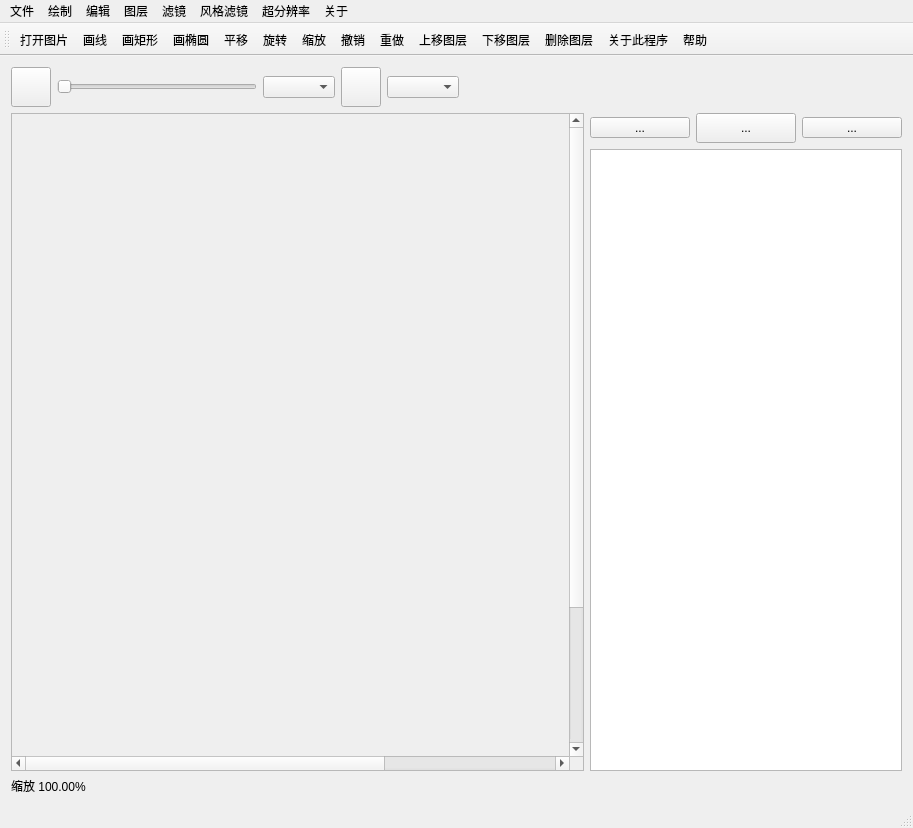
<?xml version="1.0" encoding="UTF-8"?>
<ui version="4.0">
 <class>MainWindow</class>
 <widget class="QMainWindow" name="MainWindow">
  <property name="geometry">
   <rect>
    <x>0</x>
    <y>0</y>
    <width>913</width>
    <height>828</height>
   </rect>
  </property>
  <property name="font">
   <font>
    <stylestrategy>PreferDefault</stylestrategy>
   </font>
  </property>
  <property name="windowTitle">
   <string>Little PhotoShop</string>
  </property>
  <property name="windowIcon">
   <iconset resource="../../imgs.qrc">
    <normaloff>:/img/img/icon.png</normaloff>:/img/img/icon.png</iconset>
  </property>
  <widget class="QWidget" name="centralWidget">
   <property name="sizePolicy">
    <sizepolicy hsizetype="Minimum" vsizetype="Minimum">
     <horstretch>0</horstretch>
     <verstretch>0</verstretch>
    </sizepolicy>
   </property>
   <layout class="QVBoxLayout" name="verticalLayout">
    <item>
     <layout class="QHBoxLayout" name="horizontalLayout">
      <item>
       <widget class="QPushButton" name="foreColorButton">
        <property name="sizePolicy">
         <sizepolicy hsizetype="Fixed" vsizetype="Fixed">
          <horstretch>0</horstretch>
          <verstretch>0</verstretch>
         </sizepolicy>
        </property>
        <property name="minimumSize">
         <size>
          <width>40</width>
          <height>40</height>
         </size>
        </property>
        <property name="maximumSize">
         <size>
          <width>40</width>
          <height>40</height>
         </size>
        </property>
        <property name="text">
         <string/>
        </property>
       </widget>
      </item>
      <item>
       <widget class="QSlider" name="penWidthSlider">
        <property name="sizePolicy">
         <sizepolicy hsizetype="Fixed" vsizetype="Fixed">
          <horstretch>0</horstretch>
          <verstretch>0</verstretch>
         </sizepolicy>
        </property>
        <property name="minimumSize">
         <size>
          <width>200</width>
          <height>0</height>
         </size>
        </property>
        <property name="maximumSize">
         <size>
          <width>200</width>
          <height>16777215</height>
         </size>
        </property>
        <property name="orientation">
         <enum>Qt::Horizontal</enum>
        </property>
       </widget>
      </item>
      <item>
       <widget class="QComboBox" name="penStyleComboBox"/>
      </item>
      <item>
       <widget class="QPushButton" name="backColorButton">
        <property name="sizePolicy">
         <sizepolicy hsizetype="Fixed" vsizetype="Fixed">
          <horstretch>0</horstretch>
          <verstretch>0</verstretch>
         </sizepolicy>
        </property>
        <property name="minimumSize">
         <size>
          <width>40</width>
          <height>40</height>
         </size>
        </property>
        <property name="maximumSize">
         <size>
          <width>40</width>
          <height>40</height>
         </size>
        </property>
        <property name="text">
         <string/>
        </property>
       </widget>
      </item>
      <item>
       <widget class="QComboBox" name="brushStyleComboBox"/>
      </item>
      <item>
       <spacer name="horizontalSpacer">
        <property name="orientation">
         <enum>Qt::Horizontal</enum>
        </property>
        <property name="sizeHint" stdset="0">
         <size>
          <width>40</width>
          <height>20</height>
         </size>
        </property>
       </spacer>
      </item>
     </layout>
    </item>
    <item>
     <layout class="QHBoxLayout" name="horizontalLayout_3">
      <item>
       <widget class="QScrollArea" name="scrollArea">
        <property name="widgetResizable">
         <bool>true</bool>
        </property>
        <widget class="QWidget" name="scrollAreaWidgetContents">
         <property name="geometry">
          <rect>
           <x>0</x>
           <y>0</y>
           <width>818</width>
           <height>818</height>
          </rect>
         </property>
         <layout class="QHBoxLayout" name="horizontalLayout_2">
          <item>
           <widget class="ImageWidget" name="MainDisplayWidget" native="true">
            <property name="sizePolicy">
             <sizepolicy hsizetype="Expanding" vsizetype="Expanding">
              <horstretch>0</horstretch>
              <verstretch>0</verstretch>
             </sizepolicy>
            </property>
            <property name="minimumSize">
             <size>
              <width>800</width>
              <height>800</height>
             </size>
            </property>
            <property name="maximumSize">
             <size>
              <width>3000</width>
              <height>3000</height>
             </size>
            </property>
           </widget>
          </item>
         </layout>
        </widget>
       </widget>
      </item>
      <item>
       <layout class="QVBoxLayout" name="verticalLayout_2">
        <item>
         <layout class="QHBoxLayout" name="horizontalLayout_4">
          <item>
           <widget class="QToolButton" name="layoutUpToolButton">
            <property name="minimumSize">
             <size>
              <width>100</width>
              <height>0</height>
             </size>
            </property>
            <property name="text">
             <string>...</string>
            </property>
            <property name="icon">
             <iconset resource="../../imgs.qrc">
              <normaloff>:/img/img/up.png</normaloff>:/img/img/up.png</iconset>
            </property>
           </widget>
          </item>
          <item>
           <widget class="QToolButton" name="layoutDownToolButton">
            <property name="minimumSize">
             <size>
              <width>100</width>
              <height>30</height>
             </size>
            </property>
            <property name="text">
             <string>...</string>
            </property>
            <property name="icon">
             <iconset resource="../../imgs.qrc">
              <normaloff>:/img/img/down.png</normaloff>:/img/img/down.png</iconset>
            </property>
           </widget>
          </item>
          <item>
           <widget class="QToolButton" name="layoutDeleteToolButton">
            <property name="minimumSize">
             <size>
              <width>100</width>
              <height>0</height>
             </size>
            </property>
            <property name="text">
             <string>...</string>
            </property>
            <property name="icon">
             <iconset resource="../../imgs.qrc">
              <normaloff>:/img/img/delete.png</normaloff>:/img/img/delete.png</iconset>
            </property>
           </widget>
          </item>
         </layout>
        </item>
        <item>
         <widget class="QListWidget" name="layoutListWidget">
          <property name="sizePolicy">
           <sizepolicy hsizetype="Preferred" vsizetype="Minimum">
            <horstretch>0</horstretch>
            <verstretch>0</verstretch>
           </sizepolicy>
          </property>
          <property name="minimumSize">
           <size>
            <width>300</width>
            <height>600</height>
           </size>
          </property>
         </widget>
        </item>
       </layout>
      </item>
     </layout>
    </item>
    <item>
     <widget class="QLabel" name="scaleLabel">
      <property name="text">
       <string>缩放 100.00%</string>
      </property>
     </widget>
    </item>
   </layout>
  </widget>
  <widget class="QMenuBar" name="menuBar">
   <property name="geometry">
    <rect>
     <x>0</x>
     <y>0</y>
     <width>913</width>
     <height>21</height>
    </rect>
   </property>
   <widget class="QMenu" name="menu">
    <property name="title">
     <string>文件</string>
    </property>
    <addaction name="action_newCanvas"/>
    <addaction name="action_openPro"/>
    <addaction name="action_openPic"/>
    <addaction name="action_saveCanvas"/>
    <addaction name="action_saveAsPic"/>
   </widget>
   <widget class="QMenu" name="menu_2">
    <property name="title">
     <string>绘制</string>
    </property>
    <addaction name="action_drawLine"/>
    <addaction name="action_drawEllipse"/>
    <addaction name="action_drawRect"/>
   </widget>
   <widget class="QMenu" name="menu_3">
    <property name="title">
     <string>关于</string>
    </property>
    <addaction name="action_aboutPro"/>
    <addaction name="action_aboutQt"/>
    <addaction name="action_help"/>
   </widget>
   <widget class="QMenu" name="menu_4">
    <property name="title">
     <string>编辑</string>
    </property>
    <addaction name="action_move"/>
    <addaction name="action_rotate"/>
    <addaction name="action_scale"/>
    <addaction name="action_undo"/>
    <addaction name="action_redo"/>
   </widget>
   <widget class="QMenu" name="menu_5">
    <property name="title">
     <string>图层</string>
    </property>
    <addaction name="action_layoutUp"/>
    <addaction name="action_layoutDown"/>
    <addaction name="action_deleteLayout"/>
    <addaction name="action_mergeLayout"/>
   </widget>
   <widget class="QMenu" name="menu_6">
    <property name="title">
     <string>滤镜</string>
    </property>
    <addaction name="action_inverse"/>
    <addaction name="action_histoEqu"/>
    <addaction name="action_logOper"/>
    <addaction name="action_convo"/>
    <addaction name="action_laplac"/>
    <addaction name="action_grey"/>
    <addaction name="action_bin"/>
    <addaction name="action_lumaChange"/>
    <addaction name="action_bilafilter"/>
   </widget>
   <widget class="QMenu" name="menu_7">
    <property name="title">
     <string>风格滤镜</string>
    </property>
    <addaction name="action_nostalgic"/>
    <addaction name="action_fleeting"/>
    <addaction name="action_lighting"/>
    <addaction name="action_building_block"/>
    <addaction name="action_comic"/>
    <addaction name="action_lowLight"/>
    <addaction name="action_casting"/>
    <addaction name="action_neonLight"/>
    <addaction name="action_exposal"/>
    <addaction name="action_freezing"/>
    <addaction name="action_oilPaint"/>
   </widget>
   <widget class="QMenu" name="menu_8">
    <property name="title">
     <string>超分辨率</string>
    </property>
    <addaction name="action_FSRCNN"/>
    <addaction name="action_EDSR"/>
    <addaction name="action_ESPCN"/>
    <addaction name="action_LapSRN"/>
   </widget>
   <addaction name="menu"/>
   <addaction name="menu_2"/>
   <addaction name="menu_4"/>
   <addaction name="menu_5"/>
   <addaction name="menu_6"/>
   <addaction name="menu_7"/>
   <addaction name="menu_8"/>
   <addaction name="menu_3"/>
  </widget>
  <widget class="QToolBar" name="mainToolBar">
   <attribute name="toolBarArea">
    <enum>TopToolBarArea</enum>
   </attribute>
   <attribute name="toolBarBreak">
    <bool>false</bool>
   </attribute>
   <addaction name="action_openPic"/>
   <addaction name="action_drawLine"/>
   <addaction name="action_drawRect"/>
   <addaction name="action_drawEllipse"/>
   <addaction name="action_move"/>
   <addaction name="action_rotate"/>
   <addaction name="action_scale"/>
   <addaction name="action_undo"/>
   <addaction name="action_redo"/>
   <addaction name="action_layoutUp"/>
   <addaction name="action_layoutDown"/>
   <addaction name="action_deleteLayout"/>
   <addaction name="action_aboutPro"/>
   <addaction name="action_help"/>
  </widget>
  <widget class="QStatusBar" name="statusBar"/>
  <action name="action_newCanvas">
   <property name="text">
    <string>新建工程</string>
   </property>
  </action>
  <action name="action_openPic">
   <property name="icon">
    <iconset resource="../../imgs.qrc">
     <normaloff>:/img/img/add.png</normaloff>:/img/img/add.png</iconset>
   </property>
   <property name="text">
    <string>打开图片</string>
   </property>
  </action>
  <action name="action_saveCanvas">
   <property name="icon">
    <iconset resource="../../imgs.qrc">
     <normaloff>:/img/img/save.png</normaloff>:/img/img/save.png</iconset>
   </property>
   <property name="text">
    <string>保存工程</string>
   </property>
  </action>
  <action name="action_saveAsPic">
   <property name="icon">
    <iconset resource="../../imgs.qrc">
     <normaloff>:/img/img/png.png</normaloff>:/img/img/png.png</iconset>
   </property>
   <property name="text">
    <string>另存为图片</string>
   </property>
  </action>
  <action name="action_drawLine">
   <property name="checkable">
    <bool>false</bool>
   </property>
   <property name="checked">
    <bool>false</bool>
   </property>
   <property name="enabled">
    <bool>true</bool>
   </property>
   <property name="icon">
    <iconset resource="../../imgs.qrc">
     <normaloff>:/img/img/line.png</normaloff>:/img/img/line.png</iconset>
   </property>
   <property name="text">
    <string>画线</string>
   </property>
  </action>
  <action name="action_drawEllipse">
   <property name="icon">
    <iconset resource="../../imgs.qrc">
     <normaloff>:/img/img/ellipse.png</normaloff>:/img/img/ellipse.png</iconset>
   </property>
   <property name="text">
    <string>画椭圆</string>
   </property>
  </action>
  <action name="action_aboutPro">
   <property name="icon">
    <iconset resource="../../imgs.qrc">
     <normaloff>:/img/img/information.png</normaloff>:/img/img/information.png</iconset>
   </property>
   <property name="text">
    <string>关于此程序</string>
   </property>
  </action>
  <action name="action_aboutQt">
   <property name="icon">
    <iconset resource="../../imgs.qrc">
     <normaloff>:/img/img/qt.png</normaloff>:/img/img/qt.png</iconset>
   </property>
   <property name="text">
    <string>关于Qt</string>
   </property>
  </action>
  <action name="action_help">
   <property name="icon">
    <iconset resource="../../imgs.qrc">
     <normaloff>:/img/img/help.png</normaloff>:/img/img/help.png</iconset>
   </property>
   <property name="text">
    <string>帮助</string>
   </property>
  </action>
  <action name="action_drawRect">
   <property name="icon">
    <iconset resource="../../imgs.qrc">
     <normaloff>:/img/img/Rect.png</normaloff>:/img/img/Rect.png</iconset>
   </property>
   <property name="text">
    <string>画矩形</string>
   </property>
  </action>
  <action name="action_move">
   <property name="icon">
    <iconset resource="../../imgs.qrc">
     <normaloff>:/img/img/Move.png</normaloff>:/img/img/Move.png</iconset>
   </property>
   <property name="text">
    <string>平移</string>
   </property>
  </action>
  <action name="action_rotate">
   <property name="icon">
    <iconset resource="../../imgs.qrc">
     <normaloff>:/img/img/Rotate.png</normaloff>:/img/img/Rotate.png</iconset>
   </property>
   <property name="text">
    <string>旋转</string>
   </property>
  </action>
  <action name="action_scale">
   <property name="icon">
    <iconset resource="../../imgs.qrc">
     <normaloff>:/img/img/Scale.png</normaloff>:/img/img/Scale.png</iconset>
   </property>
   <property name="text">
    <string>缩放</string>
   </property>
  </action>
  <action name="action_undo">
   <property name="icon">
    <iconset resource="../../imgs.qrc">
     <normaloff>:/img/img/undo.png</normaloff>:/img/img/undo.png</iconset>
   </property>
   <property name="text">
    <string>撤销</string>
   </property>
  </action>
  <action name="action_redo">
   <property name="icon">
    <iconset resource="../../imgs.qrc">
     <normaloff>:/img/img/redo.png</normaloff>:/img/img/redo.png</iconset>
   </property>
   <property name="text">
    <string>重做</string>
   </property>
  </action>
  <action name="action_openPro">
   <property name="icon">
    <iconset resource="../../imgs.qrc">
     <normaloff>:/img/img/file.png</normaloff>:/img/img/file.png</iconset>
   </property>
   <property name="text">
    <string>打开工程</string>
   </property>
  </action>
  <action name="action_deleteLayout">
   <property name="icon">
    <iconset resource="../../imgs.qrc">
     <normaloff>:/img/img/delete.png</normaloff>:/img/img/delete.png</iconset>
   </property>
   <property name="text">
    <string>删除图层</string>
   </property>
  </action>
  <action name="action_layoutUp">
   <property name="icon">
    <iconset resource="../../imgs.qrc">
     <normaloff>:/img/img/up.png</normaloff>:/img/img/up.png</iconset>
   </property>
   <property name="text">
    <string>上移图层</string>
   </property>
  </action>
  <action name="action_layoutDown">
   <property name="icon">
    <iconset resource="../../imgs.qrc">
     <normaloff>:/img/img/down.png</normaloff>:/img/img/down.png</iconset>
   </property>
   <property name="text">
    <string>下移图层</string>
   </property>
  </action>
  <action name="action_inverse">
   <property name="text">
    <string>反色</string>
   </property>
  </action>
  <action name="action_histoEqu">
   <property name="text">
    <string>直方图均衡</string>
   </property>
  </action>
  <action name="action_logOper">
   <property name="text">
    <string>自动亮度适应</string>
   </property>
  </action>
  <action name="action_mergeLayout">
   <property name="text">
    <string>合并全部图层</string>
   </property>
  </action>
  <action name="action_convo">
   <property name="text">
    <string>通用卷积变换</string>
   </property>
  </action>
  <action name="action_laplac">
   <property name="text">
    <string>拉普拉斯图像增强</string>
   </property>
  </action>
  <action name="action_grey">
   <property name="text">
    <string>灰阶化</string>
   </property>
  </action>
  <action name="action_bin">
   <property name="text">
    <string>二值化</string>
   </property>
  </action>
  <action name="action_bilafilter">
   <property name="text">
    <string>双边滤波</string>
   </property>
  </action>
  <action name="action_lumaChange">
   <property name="text">
    <string>亮度调整</string>
   </property>
  </action>
  <action name="action_nostalgic">
   <property name="text">
    <string>怀旧特效</string>
   </property>
  </action>
  <action name="action_fleeting">
   <property name="text">
    <string>流年特效</string>
   </property>
  </action>
  <action name="action_lighting">
   <property name="text">
    <string>光照特效</string>
   </property>
  </action>
  <action name="action_building_block">
   <property name="text">
    <string>积木特效</string>
   </property>
  </action>
  <action name="action_comic">
   <property name="text">
    <string>连环画特效</string>
   </property>
  </action>
  <action name="action_lowLight">
   <property name="text">
    <string>暗调特效</string>
   </property>
  </action>
  <action name="action_casting">
   <property name="text">
    <string>熔铸特效</string>
   </property>
  </action>
  <action name="action_neonLight">
   <property name="text">
    <string>霓虹特效</string>
   </property>
  </action>
  <action name="action_exposal">
   <property name="text">
    <string>曝光特效</string>
   </property>
  </action>
  <action name="action_freezing">
   <property name="text">
    <string>冰冻特效</string>
   </property>
  </action>
  <action name="action_oilPaint">
   <property name="text">
    <string>油画特效</string>
   </property>
  </action>
  <action name="action_FSRCNN">
   <property name="text">
    <string>FSRCNN</string>
   </property>
  </action>
  <action name="action_EDSR">
   <property name="text">
    <string>EDSR</string>
   </property>
  </action>
  <action name="action_ESPCN">
   <property name="text">
    <string>ESPCN</string>
   </property>
  </action>
  <action name="action_LapSRN">
   <property name="text">
    <string>LapSRN</string>
   </property>
  </action>
 </widget>
 <layoutdefault spacing="6" margin="11"/>
 <customwidgets>
  <customwidget>
   <class>ImageWidget</class>
   <extends>QWidget</extends>
   <header location="global">src/View/imagewidget.h</header>
   <container>1</container>
  </customwidget>
 </customwidgets>
 <resources>
  <include location="../../imgs.qrc"/>
 </resources>
 <connections/>
</ui>
